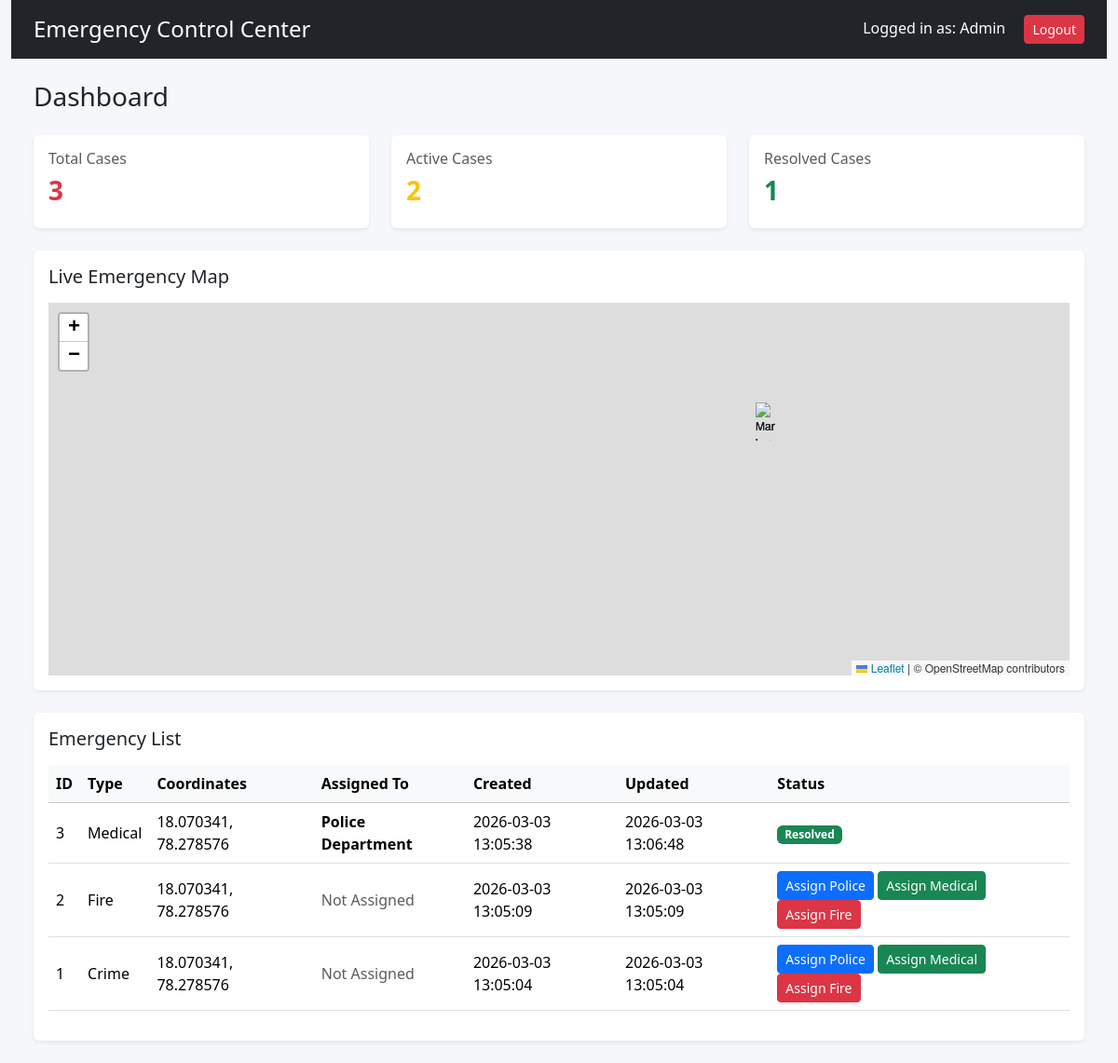
/authority/dashboard (signed in), run on the app's committed database.
### tables this page shows
CREATE TABLE emergencies (
            id INTEGER PRIMARY KEY AUTOINCREMENT,
            type TEXT,
            latitude REAL,
            longitude REAL,
            status TEXT DEFAULT 'Pending',
            assigned_to TEXT DEFAULT 'Not Assigned',
            created_at TEXT,
            updated_at TEXT
        );

### app.py (the view, shortened to what this page needs)
@app.route("/authority/dashboard")
def authority_dashboard():
    if "user" not in session:
        return redirect(url_for("login"))
    conn = get_db()
    role = session["role"]
    if role == "admin":
        emergencies = conn.execute(
            "SELECT * FROM emergencies ORDER BY id DESC"
        ).fetchall()
    total = len(emergencies)
    active = len([e for e in emergencies if e["status"] != "Resolved"])
    resolved = len([e for e in emergencies if e["status"] == "Resolved"])
    conn.close()
    return render_template(
        "authority/dashboard.html",
        emergencies=emergencies,
        total=total,
        active=active,
        resolved=resolved,
        role=role
    )

### app.py (called while the page is built)
def get_db():
    conn = sqlite3.connect(DATABASE)
    conn.row_factory = sqlite3.Row
    return conn

### templates/authority/dashboard.html (shortened to what this page needs)
{% extends "base.html" %}
{% block content %}
<link rel="stylesheet" href="https://unpkg.com/leaflet/dist/leaflet.css"/>
<div class="container-fluid" style="background:#f5f7fa; min-height:100vh;">
    <div class="d-flex justify-content-between align-items-center py-3 px-4 bg-dark text-white">
        <h4 class="m-0">Emergency Control Center</h4>
        <div>
            <span class="me-3">Logged in as: {{ role|capitalize }}</span>
            <a href="/logout" class="btn btn-sm btn-danger">Logout</a>
        </div>
    </div>
    <div class="p-4">
        <h3 class="mb-4">Dashboard</h3>
        <div class="row mb-4">
            <div class="col-md-4">
                <div class="card shadow-sm border-0 p-3">
                    <h6 class="text-muted">Total Cases</h6>
                    <h3 class="fw-bold text-danger">{{ total }}</h3>
                </div>
            </div>
            <div class="col-md-4">
                <div class="card shadow-sm border-0 p-3">
                    <h6 class="text-muted">Active Cases</h6>
                    <h3 class="fw-bold text-warning">{{ active }}</h3>
                </div>
            </div>
            <div class="col-md-4">
                <div class="card shadow-sm border-0 p-3">
                    <h6 class="text-muted">Resolved Cases</h6>
                    <h3 class="fw-bold text-success">{{ resolved }}</h3>
                </div>
            </div>
        </div>
        <div class="card shadow-sm border-0 mb-4">
            <div class="card-body">
                <h5 class="mb-3">Live Emergency Map</h5>
                <div id="map" style="height:400px;"></div>
            </div>
        </div>
        <div class="card shadow-sm border-0">
            <div class="card-body">
                <h5 class="mb-3">Emergency List</h5>
                <div class="table-responsive">
                    <table class="table table-hover align-middle">
                        <thead class="table-light">
                            <tr>
                                <th>ID</th>
                                <th>Type</th>
                                <th>Coordinates</th>
                                <th>Assigned To</th>
                                <th>Created</th>
                                <th>Updated</th>
                                <th>Status</th>
                            </tr>
                        </thead>
                        <tbody>
                        {% for e in emergencies %}
                        <tr>
                            <td>{{ e.id }}</td>
                            <td>{{ e.type }}</td>
                            <td>{{ e.latitude }}, {{ e.longitude }}</td>
                            <td>
                                {% if e.assigned_to == "Not Assigned" %}
                                    <span class="text-muted">Not Assigned</span>
                                {% else %}
                                    <span class="fw-bold">{{ e.assigned_to }}</span>
                                {% endif %}
                            </td>
                            <td>{{ e.created_at }}</td>
                            <td>{{ e.updated_at }}</td>
                            <td>
                                {% if role == "admin" and e.assigned_to == "Not Assigned" %}
                                    <a href="/update_status/{{ e.id }}/AssignPolice"
                                       class="btn btn-sm btn-primary">
                                       Assign Police
                                    </a>
                                    <a href="/update_status/{{ e.id }}/AssignMedical"
                                       class="btn btn-sm btn-success">
                                       Assign Medical
                                    </a>
                                    <a href="/update_status/{{ e.id }}/AssignFire"
                                       class="btn btn-sm btn-danger">
                                       Assign Fire
                                    </a>
                                {% else %}
                                    {% if e.status == "Dispatched" %}
                                        <span class="badge bg-warning text-dark">Dispatched</span>
                                        <a href="/update_status/{{ e.id }}/Acknowledged"
                                           class="btn btn-sm btn-info ms-2">
                                           Acknowledge
                                        </a>
                                    {% elif e.status == "Acknowledged" %}
                                        <span class="badge bg-primary">Acknowledged</span>
                                        <a href="/update_status/{{ e.id }}/Resolved"
                                           class="btn btn-sm btn-dark ms-2">
                                           Resolve
                                        </a>
                                    {% else %}
                                        <span class="badge bg-success">Resolved</span>
                                    {% endif %}
                                {% endif %}
                            </td>
                        </tr>
                        {% endfor %}
                        </tbody>
                    </table>
                </div>
            </div>
        </div>
    </div>
</div>
{% endblock %}

### templates/base.html (shortened to what this page needs)
<!DOCTYPE html>
<html lang="en">
<head>
    <link href="https://cdn.jsdelivr.net/npm/bootstrap@5.3.2/dist/css/bootstrap.min.css" rel="stylesheet">
    <link rel="stylesheet" href="{{ url_for('static', filename='css/style.css') }}">
</head>
<body class="bg-light">
    {% block content %}{% endblock %}
</body>
</html>

### static/css/style.css (style rules this page uses)
body { background: #f4f6f9; }

### data on the page
emergencies: id "3", type "Medical", latitude "18.070341", longitude "78.278576", assigned_to "Police Department", created_at "2026-03-03 13:05:38", updated_at "2026-03-03 13:06:48", status "Resolved"
emergencies: id "2", type "Fire", latitude "18.070341", longitude "78.278576", assigned_to "Not Assigned", created_at "2026-03-03 13:05:09", updated_at "2026-03-03 13:05:09"
emergencies: id "1", type "Crime", latitude "18.070341", longitude "78.278576", assigned_to "Not Assigned", created_at "2026-03-03 13:05:04", updated_at "2026-03-03 13:05:04"

### other printed values
{{ role|capitalize }} "Admin"
{{ total }} "3"
{{ active }} "2"
{{ resolved }} "1"
